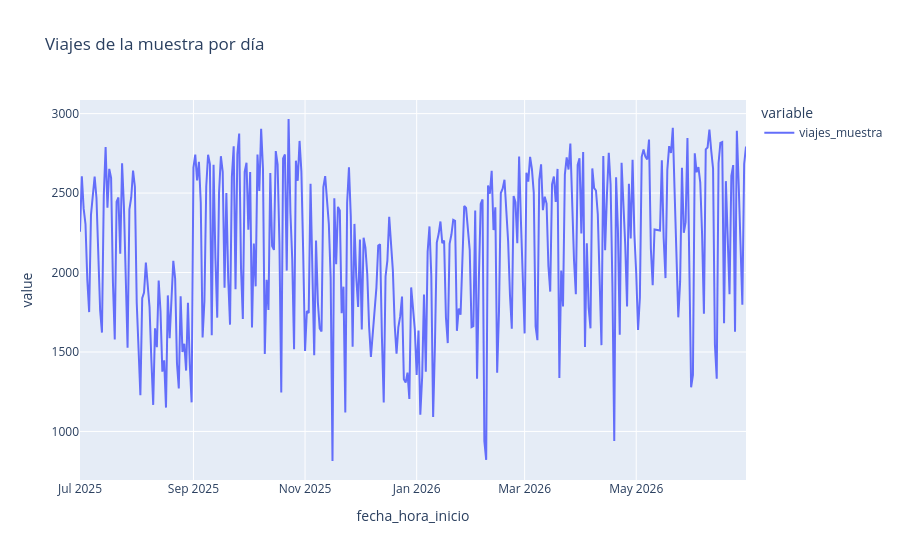

Source (notebook cell):
### Markdown cell above
## 3. Una serie diaria: ¿algo raro?

Una serie por día es la forma más rápida de ver huecos y picos imposibles.

### Code cell
diario = viajes.groupby(inicio.dt.date).size().rename("viajes_muestra")
px.line(diario, title="Viajes de la muestra por día")

### Figure 1 — Plotly figure (JSON) as saved in the notebook; plotly's stock layout.template omitted (floating-point values rounded to 4 significant figures; data arrays with more than 128 entries replaced by an {"elided": "..."} marker saying what was removed)
{"data": [{"hovertemplate": "variable=viajes_muestra<br>fecha_hora_inicio=%{x}<br>value=%{y}<extra></extra>", "legendgroup": "viajes_muestra", "line": {"color": "#636efa", "dash": "solid"}, "marker": {"symbol": "circle"}, "mode": "lines", "name": "viajes_muestra", "orientation": "v", "showlegend": true, "type": "scatter", "x": {"elided": "363 str values"}, "xaxis": "x", "y": {"elided": "363 int values"}, "yaxis": "y"}], "layout": {"legend": {"title": {"text": "variable"}, "tracegroupgap": 0}, "title": {"text": "Viajes de la muestra por día"}, "xaxis": {"anchor": "y", "domain": [0, 1], "title": {"text": "fecha_hora_inicio"}}, "yaxis": {"anchor": "x", "domain": [0, 1], "title": {"text": "value"}}}}
